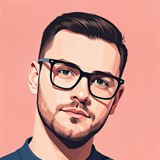
#> input picture site/images/authors/ab.jpg, 160 x 160 px
$ python sheet.py ../../site/images/authors/ab.jpg
#> lines starting #> are read from the running program, lines starting #| are printed output that depends on the picture
"""Tiles stills 2x2 into contact sheets with their names.

python scripts/sheet.py out/stills/*.png
"""

import sys
from pathlib import Path

from PIL import Image, ImageDraw

files = sorted(Path(p) for p in sys.argv[1:])
for n in range(0, len(files), 4):
    group = files[n : n + 4]
    first = Image.open(group[0])
#> first is the input picture: PIL image 160x160 RGB; mean R, G, B 210.1, 150.5, 140.5
    w, h = first.size
#> w = 160; h = 160
    sheet = Image.new("RGB", (w * 2 + 6, h * 2 + 6), "white")
#> sheet: PIL image 326x326 RGB; every value is 255
    for k, f in enumerate(group):
        im = Image.open(f).convert("RGB")
        x, y = (k % 2) * (w + 6), (k // 2) * (h + 6)
#> x = 0; y = 0
        sheet.paste(im, (x, y))
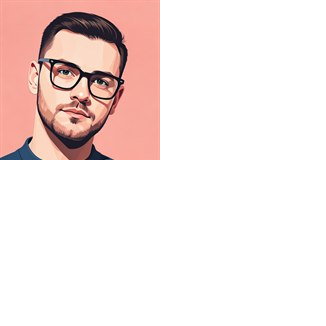
#> sheet: PIL image 326x326 RGB; mean R, G, B 244.2, 229.8, 227.4
        d = ImageDraw.Draw(sheet)
        d.rectangle([x, y, x + 140, y + 26], fill="black")
        d.text((x + 6, y + 6), f.stem, fill="white")
    out = Path("out/sheets") / f"sheet-{group[0].stem}.png"
    out.parent.mkdir(parents=True, exist_ok=True)
    sheet.save(out)
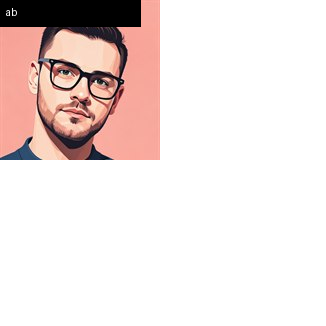
#> saved as sheet-ab.png: PIL image 326x326 RGB; mean R, G, B 236.7, 224.8, 222.7
    print(out)
